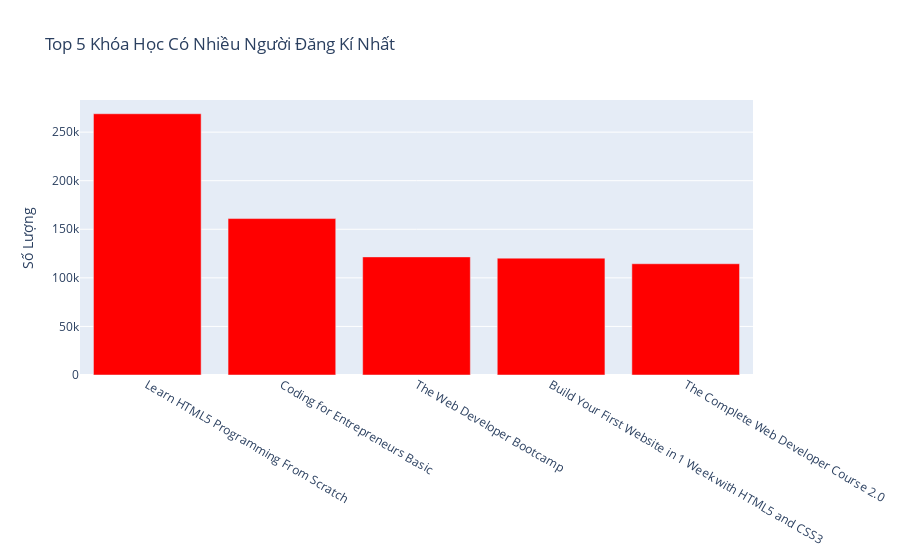

Source (notebook cell):
### Code cell
# Top 10 Khóa Học Có Số Lượng Người Đăng Kí Nhiều Nhât ?
trace = go.Bar(
    x=df['course_title'][:5],
    y=df['num_subscribers'],
    name='course',
    marker=dict(
        color='red',
        colorscale = "Jet"))
data = [trace]
layout = go.Layout(
    title='Top 5 Khóa Học Có Nhiều Người Đăng Kí Nhất', 
    yaxis = dict(title = 'Số Lượng')
)

fig = go.Figure(data=data, layout=layout)
py.iplot(fig)

### Figure 1 — Plotly figure (JSON) as saved in the notebook; plotly's stock layout.template omitted (floating-point values rounded to 4 significant figures; data arrays with more than 128 entries replaced by an {"elided": "..."} marker saying what was removed)
{"data": [{"marker": {"color": "red", "colorscale": [[0, "rgb(0,0,131)"], [0.2, "rgb(0,60,170)"], [0.4, "rgb(5,255,255)"], [0.6, "rgb(255,255,0)"], [0.8, "rgb(250,0,0)"], [1, "rgb(128,0,0)"]]}, "name": "course", "type": "bar", "x": ["Learn HTML5 Programming From Scratch", "Coding for Entrepreneurs Basic", "The Web Developer Bootcamp", "Build Your First Website in 1 Week with HTML5 and CSS3", "The Complete Web Developer Course 2.0"], "y": {"elided": "3676 int values"}}], "layout": {"title": {"text": "Top 5 Khóa Học Có Nhiều Người Đăng Kí Nhất"}, "yaxis": {"title": {"text": "Số Lượng"}}}}
